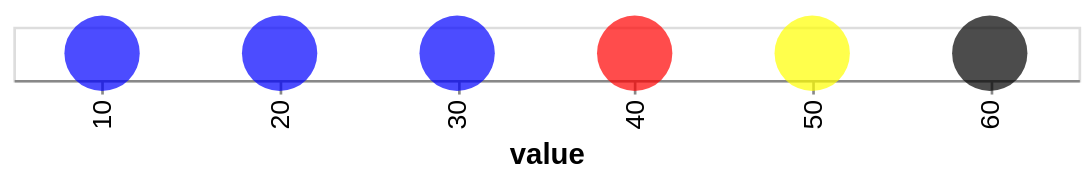

The Vega-Lite source for this figure:
### Vega-Lite specification from a JSON file in a GitHub repository (floating-point values rounded to 4 significant figures)
{"$schema": "https://vega.github.io/schema/vega-lite/v5.json", "data": {"values": [{"value": 10}, {"value": 20}, {"value": 30}, {"value": 40}, {"value": 50}, {"value": 60}]}, "encoding": {"color": {"condition": [{"test": "datum.value < 40", "value": "blue"}, {"test": "datum.value < 50", "value": "red"}, {"test": "datum.value < 60", "value": "yellow"}], "value": "black"}, "x": {"field": "value", "type": "ordinal"}}, "mark": {"size": 800, "type": "circle"}, "width": 400}
